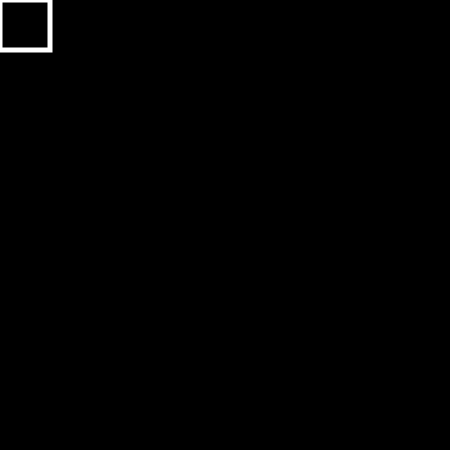
Frame 1 (no input)
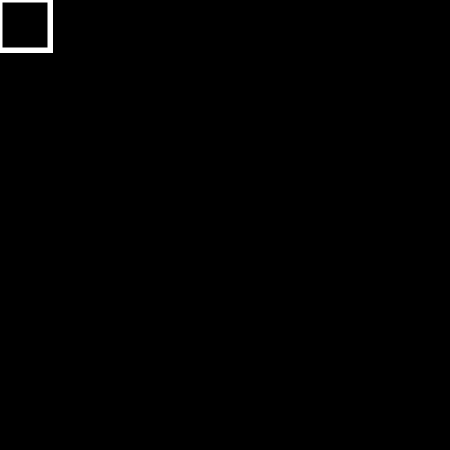
Frame 60 (no input)
Frame 120 (the mouse pressed at the canvas centre since frame 60): identical to frame 60, image omitted

The p5.js sketch that drew these frames (run headless with seeded random() and noise() and a simulated clock; from frame 60 on, the mouse is pressed at the canvas centre):

// p5.js sketch
// ── sketch.js
var xCoord = 0;
var yCoord = 0;

function setup() {
    createCanvas(450, 450);
    rectMode(CORNERS);
    background(0);
    fill(255);

   strokeWeight(1);
    line(50, 0, 50, height);
    line(100, 0, 100, height);
    line(150, 0, 150, height);
    line(200, 0, 200, height);
    line(250, 0, 250, height);
    line(300, 0, 300, height);
    line(350, 0, 350, height);
    line(400, 0, 400, height);

   line(0, 50, width, 50);
    line(0, 100, width, 100);
    line(0, 150, width, 150);
    line(0, 200, width, 200);
    line(0, 250, width, 250);
    line(0, 300, width, 300);
    line(0, 350, width, 350);
    line(0, 400, width, 400);
}

var playerGrid = [[0, 0, 0, 0, 0, 0, 0, 0, 0],
                  [0, 0, 0, 0, 0, 0, 0, 0, 0],
                  [0, 0, 0, 0, 0, 0, 0, 0, 0],
                  [0, 0, 0, 0, 0, 0, 0, 0, 0],
                  [0, 0, 0, 0, 0, 0, 0, 0, 0],
                  [0, 0, 0, 0, 0, 0, 0, 0, 0],
                  [0, 0, 0, 0, 0, 0, 0, 0, 0],
                  [0, 0, 0, 0, 0, 0, 0, 0, 0],
                  [0, 0, 0, 0, 0, 0, 0, 0, 0]];
var computerGrid = [[0, 0, 0, 0, 0, 0, 0, 0, 0],
                    [0, 0, 0, 0, 0, 0, 0, 0, 0],
                    [0, 0, 0, 0, 0, 0, 0, 0, 0],
                    [0, 0, 0, 0, 0, 0, 0, 0, 0],
                    [0, 0, 0, 0, 0, 0, 0, 0, 0],
                    [0, 0, 0, 0, 0, 0, 0, 0, 0],
                    [0, 0, 0, 0, 0, 0, 0, 0, 0],
                    [0, 0, 0, 0, 0, 0, 0, 0, 0],
                    [0, 0, 0, 0, 0, 0, 0, 0, 0]];

var carrier = 5;
var battleship = 4;
var cruise = 3;
var submarine = 3;
var destroyer = 2;



//function place(object) {
 //   if (object == "ship") {

  // }
    //else if (object == "miss") {

   //}
    //else if (object == "hit")
//}

var placeShip;

function keyPressed() {
    placeShip = false;
    if (keyCode == LEFT_ARROW) {
        if (xCoord >= 50) {
            xCoord -= 50;
        }
    }
    else if (keyCode == RIGHT_ARROW) {
        if (xCoord < 400) {
            xCoord += 50;
        }

   }
    else if (keyCode == UP_ARROW) {
        if (yCoord >= 50) {
            yCoord -= 50;
        }

   }
    else if (keyCode == DOWN_ARROW){
        if (yCoord < 400) {
            yCoord += 50;
        }
    }
    else if (keyCode == ENTER) {
        placeShip = true;
    }
}

//function mouseClicked() {

//}

function draw() {
    
   stroke(255);
    strokeWeight(5);
    fill(0);
    rect(xCoord, yCoord, xCoord + 50, yCoord + 50);

   if (placeShip) {
        noStroke();
        fill("green");
        rect(xCoord, yCoord, xCoord + 50, yCoord + 50);
    }
    //textSize(10);
    //textAlign(CENTER);
    //fill(255);
    //text("Place your ships!", width/2, 440);
}
